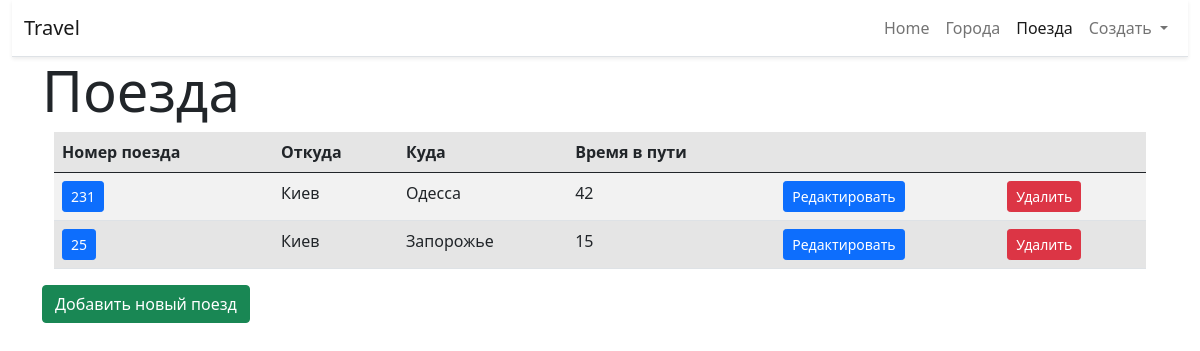
The page /trains/ on the database as committed earlier.
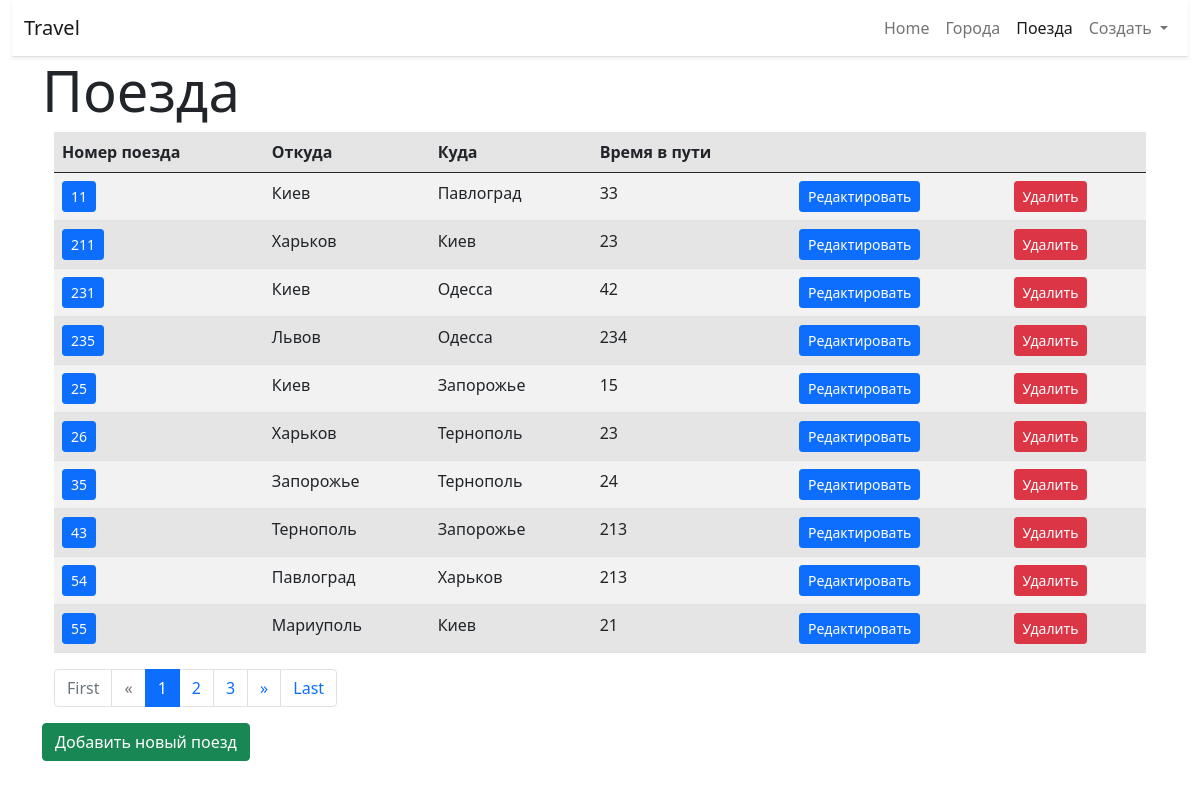
The same page on the database as committed later.
### trains/models.py (models this page shows, shortened)
class Train(models.Model):
    name = models.CharField(max_length=100, unique=True, verbose_name='Номер поезда')
    from_city = models.ForeignKey(City, on_delete=models.CASCADE, verbose_name='Откуда', related_name='from_city')
    to_city = models.ForeignKey(City, on_delete=models.CASCADE, verbose_name='Куда', related_name='to_city')
    travel_time = models.IntegerField(verbose_name='Время в пути')
    class Meta:
        verbose_name = 'Поезд'
        verbose_name_plural = 'Поезда'
        ordering = ['name']

### cities/models.py (models this page shows)
class City(models.Model):
    name = models.CharField(max_length=100, unique=True, verbose_name='Город')
    def __str__(self):
        return self.name
    class Meta:
        verbose_name = 'Город'
        verbose_name_plural = 'Города'
        ordering = ['name']

### trains/views.py (the view)
# urls.py: path('', home, name='home'),
def home(request):
    trains = Train.objects.all()
    paginator = Paginator(trains, 10)
    page = request.GET.get('page')
    trains = paginator.get_page(page)
    return render(request, 'trains/home.html', {'objects_list': trains, 'paginator': paginator})

### trains/templates/trains/home.html (shortened to what this page needs)
{% extends "base.html" %}
{% block content %}
<h1 class="display-4">Поезда</h1>
    <div class="container-fluid">
        <div class="col-md-20 table-responsive">
        <table class="table table-striped table-active">
        <thead>
        <tr>
            <th>
                Номер поезда
            </th>
                        <th>
                Откуда
            </th>
                        <th>
                Куда
            </th>
                        <th>
                Время в пути
            </th>
                        <th>
            </th>
                        <th>
            </th>
        </tr>
        </thead>
        <tbody>
            {% for object in objects_list %}
                <tr>
                <td><a href="{% url 'train:detail' pk=object.pk %}"><button type="button" class="btn btn-primary btn-sm">{{ object.name }}</button></a></td>
                <td>{{ object.from_city }}</td>
                <td>{{ object.to_city }}</td>
                <td>{{ object.travel_time }}</td>
                <td><a href="{% url 'train:update' pk=object.pk %}"><button type="button" class="btn btn-primary btn-sm">Редактировать</button></a> </td>
                <td><a href="{% url 'train:delete' pk=object.pk %}"><button type="button" class="btn btn-danger btn-sm">Удалить</button></a> </td>
            {% endfor %}
            </tr>
        </tbody>
        </table>
{% if paginator.count > 10 %}
        <nav aria-label="...">
  <ul class="pagination">
      {% if objects_list.has_previous %}
      <li class="page-item ">
      <a class="page-link" href="?page=1">First</a>
    </li>
    <li class="page-item">
        <a class="page-link" href="?page={{ objects_list.previous_page_number }}"> &laquo; </a>
    </li>
        {% elif not objects_list.has_previous  %}
      <li class="page-item disabled">
      <a class="page-link" href="?page=1">First</a>
    </li>
    <li class="page-item disabled">
        <a class="page-link" href="?page=1"> &laquo; </a>
    </li>
      {% endif %}
    {% if objects_list.has_previous and objects_list.has_next %}
    <li class="page-item">
        <a class="page-link" href="?page={{  objects_list.previous_page_number }}">{{  objects_list.previous_page_number }}</a>
    </li>
    {% elif not objects_list.has_previous %}
        <li class="page-item active">
            <a class="page-link" href="?page={{  objects_list.number }}">{{  objects_list.number }}</a>
        </li>
    {% elif not objects_list.has_next %}
        <li class="page-item ">
            <a class="page-link" href="?page={{  objects_list.previous_page_number|add:-1 }}">{{  objects_list.previous_page_number|add:-1 }}</a>
        </li>
    {% endif %}
    {% if objects_list.has_previous and objects_list.has_next %}
      <li class="page-item active " aria-current="page">
      <a class="page-link " href="?page={{  objects_list.number }}">{{  objects_list.number }}</a>
    </li>
    {% elif not objects_list.has_previous %}
      <li class="page-item " aria-current="page">
      <a class="page-link " href="?page={{  objects_list.next_page_number }}">{{  objects_list.next_page_number }}</a>
    </li>
    {% elif not objects_list.has_next and objects_list.has_previous%}
        <li class="page-item">
            <a class="page-link" href="?page={{  objects_list.previous_page_number }}">{{  objects_list.previous_page_number }}</a>
        </li>
    {% endif %}
  {% if not objects_list.has_previous %}
    <li class="page-item">
        <a class="page-link" href="?page={{ objects_list.next_page_number|add:1 }}">{{ objects_list.next_page_number|add:1 }}</a>
    </li>
  {% elif objects_list.has_next and objects_list.has_previous %}
    <li class="page-item">
        <a class="page-link" href="?page={{ objects_list.next_page_number }}">{{ objects_list.next_page_number }}</a>
    </li>
  {% elif not objects_list.has_next %}
      <li class="page-item active">
          <a class="page-link" href="?page={{  objects_list.number }}">{{  objects_list.number }}</a>
      </li>
  {% endif %}
     {% if objects_list.has_next %}
      <li class="page-item">
      <a class="page-link" href="?page={{ objects_list.next_page_number }}">&raquo;</a>
    </li>
      <li class="page-item">
      <a class="page-link" href="?page={{ objects_list.paginator.num_pages }}">Last</a>
    </li>
      {% endif %}
  </ul>
</nav>
        {% endif %}
        </div>
    </div>
    <div>
    <div class="row">
        <a href="{% url 'train:add' %}"><button type="button" class="btn btn-success">Добавить новый поезд</button></a>
    </div>
    </div>
{% endblock %}

### templates/base.html (shortened to what this page needs)
{% url 'city:home' as city_home_url %}
{% url 'train:home' as train_home_url %}
{% url 'home' as home_url %}
<!doctype html>
<html lang="en">
  <head>
    <link href="https://cdn.jsdelivr.net/npm/bootstrap@5.0.1/dist/css/bootstrap.min.css" rel="stylesheet">
    <link href="https://cdn.jsdelivr.net/npm/select2@4.1.0-rc.0/dist/css/select2.min.css" rel="stylesheet" />
  </head>
  <body>
<div class="container-fluid">
    <nav class="navbar navbar-expand-lg navbar-light bg-white border-bottom shadow-sm">
  <div class="container-fluid">
    <a class="navbar-brand" href="{% url 'home' %}">Travel</a>
    <div class="collapse navbar-collapse" id="navbarNavDropdown">
      <ul class="navbar-nav ms-auto">
        <li class="nav-item">
          <a class="nav-link {% if request.path == home_url %} active{% endif %}" aria-current="page" href="{% url 'home' %}">Home</a>
        </li>
        <li class="nav-item">
          <a class="nav-link {% if request.path == city_home_url %} active{% endif %}" href="{% url 'city:home' %}">Города</a>
        </li>
        <li class="nav-item">
          <a class="nav-link {% if request.path == train_home_url %} active {% endif %}" href="{% url 'train:home' %}">Поезда</a>
        </li>
        <li class="nav-item dropdown">
          <a class="nav-link dropdown-toggle" href="#" id="navbarDropdownMenuLink" role="button" data-bs-toggle="dropdown" aria-expanded="false">
            Создать
          </a>
        </li>
      </ul>
    </div>
  </div>
</nav>
</div>
    <div class="container">
    {% block content %} {% endblock %}
    </div>
    </body>
</html>

Rows that differ between the two databases and show on the page:
added Train: name "11", from_city "Киев", to_city "Павлоград", travel_time "33"
added Train: name "211", from_city "Харьков", to_city "Киев", travel_time "23"
added Train: name "235", from_city "Львов", to_city "Одесса", travel_time "234"
added Train: name "26", from_city "Харьков", to_city "Тернополь", travel_time "23"
added Train: name "35", from_city "Запорожье", to_city "Тернополь", travel_time "24"
added Train: name "43", from_city "Тернополь", to_city "Запорожье", travel_time "213"
added Train: name "54", from_city "Павлоград", to_city "Харьков", travel_time "213"
added Train: name "55", from_city "Мариуполь", to_city "Киев", travel_time "21"
Other text that changed with them:
{{ objects_list.number }}: (not shown) → "1"
{{ objects_list.next_page_number }}: (not shown) → "2"
{{ objects_list.next_page_number|add:1 }}: (not shown) → "3"
text now shown: "First « » Last"
